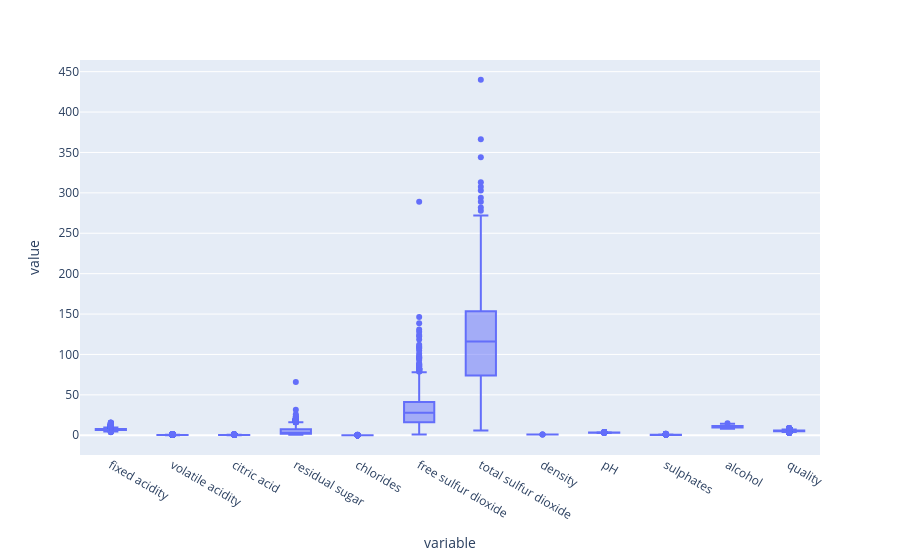

Source (notebook cell):
### Code cell
#check outliers
numeric_cols=df.select_dtypes(include="number").columns
fig=px.box(df,y=numeric_cols)
fig.show()

### Figure 1 — Plotly figure (JSON) as saved in the notebook; plotly's stock layout.template omitted (floating-point values rounded to 4 significant figures; data arrays with more than 128 entries replaced by an {"elided": "..."} marker saying what was removed)
{"data": [{"alignmentgroup": "True", "hovertemplate": "variable=%{x}<br>value=%{y}<extra></extra>", "legendgroup": "", "marker": {"color": "#636efa"}, "name": "", "notched": false, "offsetgroup": "", "orientation": "v", "showlegend": false, "type": "box", "x": {"elided": "63840 str values"}, "x0": " ", "xaxis": "x", "y": {"elided": "63840 float values"}, "y0": " ", "yaxis": "y"}], "layout": {"boxmode": "group", "legend": {"tracegroupgap": 0}, "margin": {"t": 60}, "xaxis": {"anchor": "y", "domain": [0, 1], "title": {"text": "variable"}}, "yaxis": {"anchor": "x", "domain": [0, 1], "title": {"text": "value"}}}}
